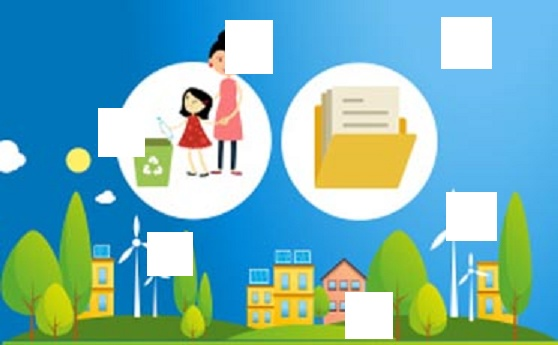
#> input picture cropped_input_image.jpg, 558 x 345 px
$ python template_matching2.py
#> lines starting #> are read from the running program, lines starting #| are printed output that depends on the picture; long printed decimals are rounded
__author__ = 'skoppuravuri'
import cv2
import numpy as np
from matplotlib import pyplot as plt

img_rgb = cv2.imread('cropped_input_image.jpg', 1)
#> img_rgb is the input picture: shape (345, 558, 3); mean B, G, R 181.5, 178.1, 117.7
print("img_rgb shape:", img_rgb.shape)
#| img_rgb shape: (345, 558, 3)
print("img_rgb dtype:", img_rgb.dtype)
#| img_rgb dtype: uint8
img_gray = cv2.cvtColor(img_rgb, cv2.COLOR_BGR2GRAY)
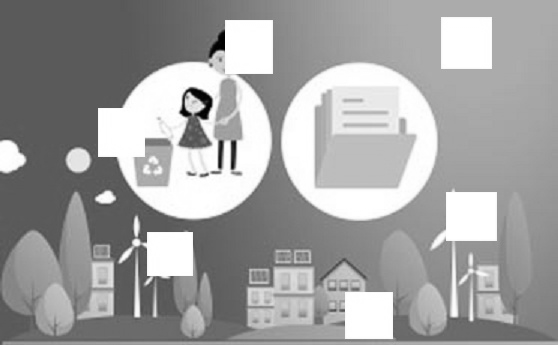
#> img_gray: shape (345, 558); min 0, max 255, mean 160.4
print("img_gray dtype:", img_gray.dtype)
#| img_gray dtype: uint8
cv2.imshow('img_gray', img_gray)
print("img_gray shape:", img_gray.shape)
#| img_gray shape: (345, 558)
#template = cv2.imread('mario_coin.png',0)
template = np.array([[255]*45]*45, np.uint8)
print("template dtype:", template.dtype)
print("template shape :", template.shape)
w, h = template.shape[::-1]

methods = ['cv2.TM_CCOEFF', 'cv2.TM_CCOEFF_NORMED', 'cv2.TM_CCORR', 'cv2.TM_CCORR_NORMED', 'cv2.TM_SQDIFF', 'cv2.TM_SQDIFF_NORMED']

for meth in methods:
    method = eval(meth)
    res = cv2.matchTemplate(img_gray,template, method)
    min_val, max_val, min_loc, max_loc = cv2.minMaxLoc(res)
    print(min_val, max_val, min_loc, max_loc)
    threshold = 0.8
    loc = np.where( res >= threshold)
    for pt in zip(*loc[::-1]):
        cv2.rectangle(img_rgb, pt, (pt[0] + w, pt[1] + h), (0,0,255), 1)

    cv2.imshow('res.png',img_rgb)

    cv2.waitKey(0)
    cv2.destroyAllWindows()
#> this loop made 6 passes
#> (min_val, max_val, min_loc, max_loc, loc) on passes 1, 3, 4, 5, 6: (-50, 41, (177, 172), (75, 61), 60096 positions, rows 0 to 300, columns 0 to 513), (46443164, 131675624, (1, 94), (450, 193), 154714 positions, rows 0 to 300, columns 0 to 513), (0.877, 1, (168, 89), (7, 61), 154714 positions, rows 0 to 300, columns 0 to 513), (0, 55172656, (450, 193), (1, 94), 154712 positions, rows 0 to 300, columns 0 to 513), (1.52e-08, 1, (450, 193), (0, 0), 17028 positions, rows 0 to 267, columns 0 to 229)
#> (min_val, max_val, max_loc, loc) on pass 2: (1, 1, (0, 0), 154714 positions, rows 0 to 300, columns 0 to 513)
#| -50.0 41.0 (177, 172) (75, 61)
#| 1.0 1.0 (0, 0) (0, 0)
#| 46443164.0 131675624.0 (1, 94) (450, 193)
#| 0.8768 1.000 (168, 89) (7, 61)
#| 0.0 55172656.0 (450, 193) (1, 94)
#| 1.5188840407631687e-08 1.0 (450, 193) (0, 0)
#> pass 1, `res = cv2.matchTemplate(img_gray,template, method)`:
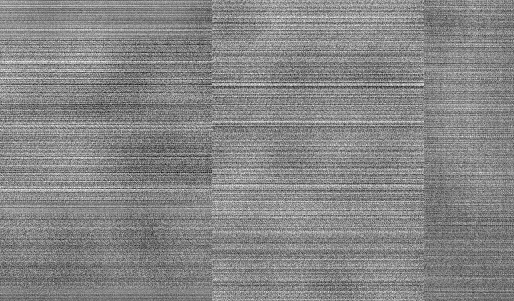
#> res: shape (301, 514) float32; min -50, max 41, mean -2; drawn with min black and max white
#> pass 1, `cv2.imshow('res.png',img_rgb)`:
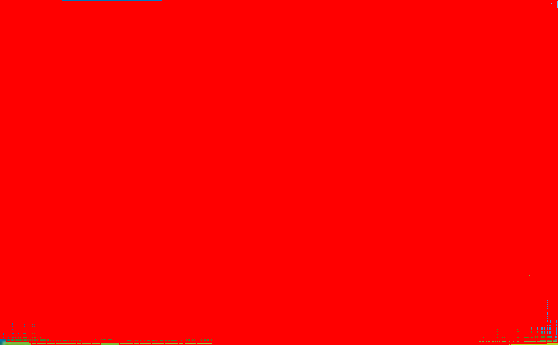
#> window 'res.png': shape (345, 558, 3); mean B, G, R 0.4, 0.7, 254.3
#> pass 2, `cv2.imshow('res.png',img_rgb)`:
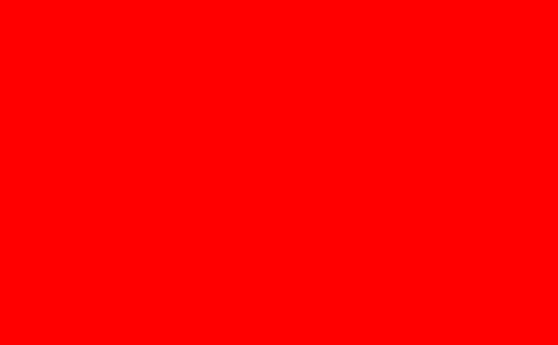
#> window 'res.png': shape (345, 558, 3); mean B, G, R 0, 0, 255
#> after the loop:
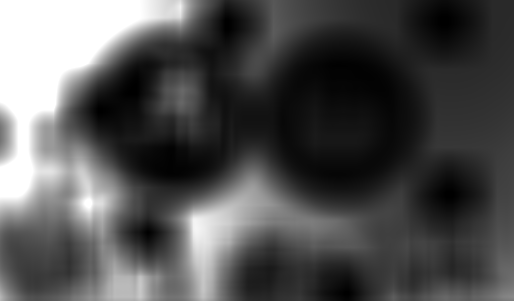
#> res: shape (301, 514) float32; min 1.52e-08, max 1, mean 0.319
